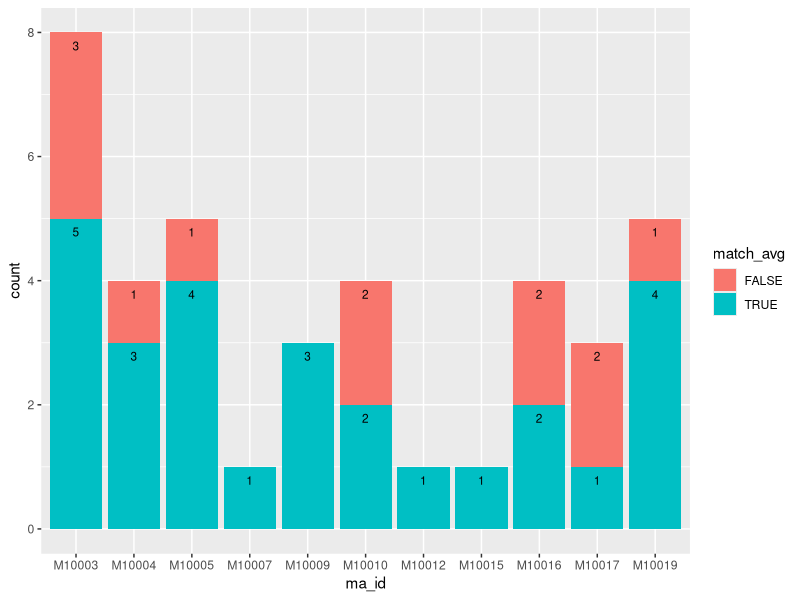
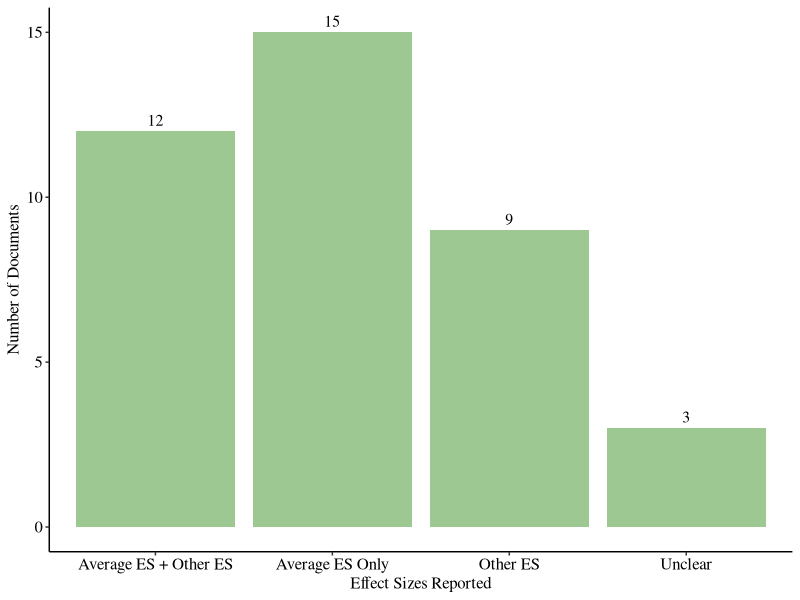

Reproduce these figures in R, in order.
## ---- chunk 1
knitr::opts_chunk$set(echo = TRUE)
## ---- chunk 2
library(tidyverse)
library(RColorBrewer)
library(scales)
## ---- chunk 3
viz_theme <- theme_classic() + 
  theme(legend.text = element_text(size = 12, color = "black", family = "serif"),
        legend.title = element_text(size = 12, color = "black", family = "serif"),
        axis.text = element_text(color = "black", size = 12, family = "serif"),
        axis.title = element_text(size = 12, color = "black", family = "serif"))

## ---- chunk 4
# Subset data
es <- read.csv("data/es_ma.csv")
## ---- chunk 5
table(es$stat_info)

# look at other code explanations
es_other <- es %>%
  filter(stat_info == "Other")

es_other
# all are not specific to the reference

es_yes <- es %>%
  filter(stat_info == "Yes") %>%
  filter(unique_id != "U10645") %>% # mistakenly coded as Yes
  filter(unique_id != "U10431") %>% # mistakenly coded as Yes
  select(ma_id, label, unique_id, id, stat_info, stat_explain, es_value, average_es)

table(es_yes$stat_info) # confirm only yes
## ---- chunk 6
es_split <- es_yes %>%
  mutate(nums = str_extract_all(stat_explain, "-?(?:\\d+\\.\\d+|\\.\\d+)")) %>%
  mutate(nums = lapply(nums, \(x) gsub("^\\.", "0.", x))) %>% # add 0 in front
  mutate(nums = lapply(nums, \(x) gsub("^\\-\\.", "-0.", x))) %>% # add 0 in front
  unnest_wider(nums, names_sep = "_") %>%
  mutate(across(starts_with("nums_"), as.numeric)) %>%
  mutate(across(starts_with("nums_"), ~ format(round(.x, 2), nsmall = 2)))
## ---- chunk 7
es_split <- es_split %>%
  mutate(across(starts_with("nums_"), as.numeric)) %>%   
  mutate(match_avg = if_any(
    starts_with("nums_"),
    ~ replace(.x == average_es, is.na(.x), FALSE)))

table(es_split$match_avg)
## ---- chunk 8
es_no_match <- es_split %>%
  filter(match_avg == FALSE) 

view(es_no_match)
## ---- chunk 9
ggplot(es_split, aes(x = ma_id, fill = match_avg)) +
  geom_bar() +
  geom_text(stat = 'count', aes(label = after_stat(count)), 
            position = position_stack(), 
            vjust = 2, size = 3, colour = "black")
## ---- chunk 10
es_type <- es_split %>%
  mutate(avg_es_yes = case_when(
    match_avg == TRUE & (is.na(nums_2) | nums_2 == "") ~ "Average ES Only",
    match_avg == TRUE & (!is.na(nums_2) & nums_2 != "") ~ "Average ES + Other ES",
    match_avg == FALSE ~ "Other ES")) %>% 
  mutate(avg_es_yes = ifelse(unique_id %in% c("U10234", "U10849", "U10850"), 
                             "Unclear", avg_es_yes))

table(es_type$avg_es_yes)

type_es <- ggplot(es_type, aes(avg_es_yes)) +
  geom_bar(fill = "#9dc892") +
  geom_text(stat = "count", aes(label = ..count..), vjust = -0.5, 
            family = "serif", size = 4) +
  labs(x = "Effect Sizes Reported", y = "Number of Documents") +
  viz_theme

type_es

# save image
# ggsave("visuals/es_reported.png", type_es, device = "png", height = 5, width = 7)
